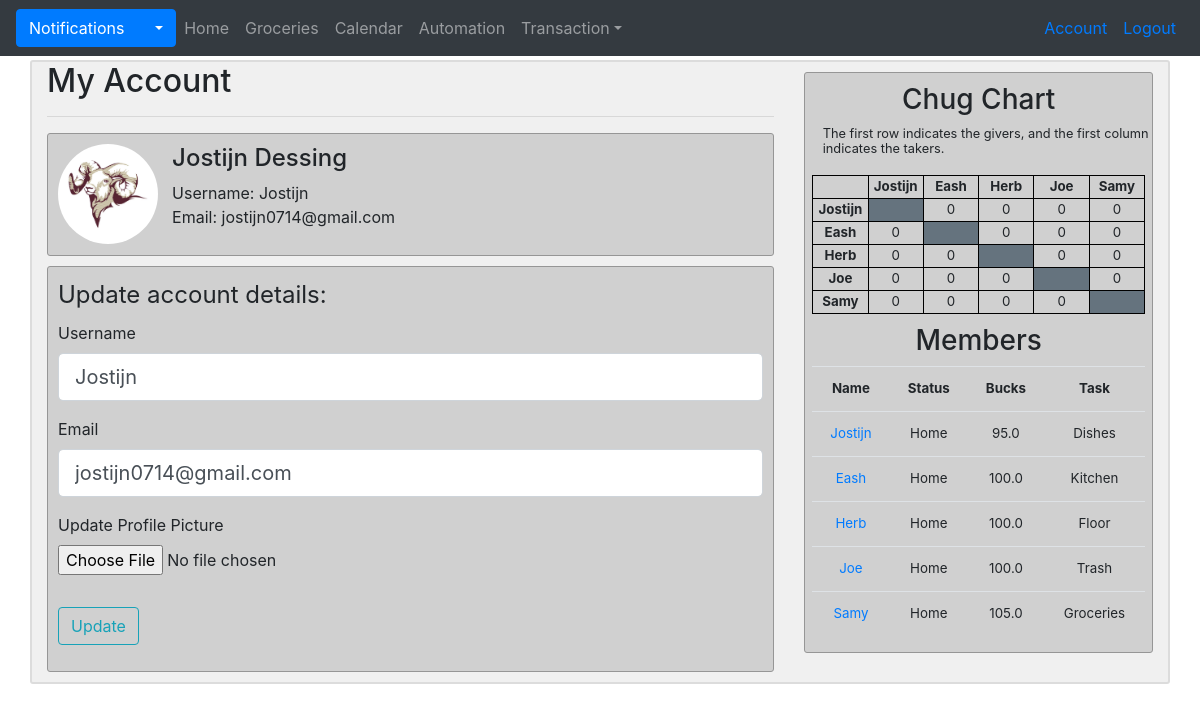
Page /account (signed in) on the committed database.
### G_app/models.py (models this page shows, shortened)
class User(db.Model, UserMixin):
    id = db.Column(db.Integer, primary_key = True)
    username = db.Column(db.String(20), unique=True, nullable=False)
    name = db.Column(db.String, nullable=False)
    email = db.Column(db.String(120), unique=True, nullable=False)
    image = db.Column(db.String(20), nullable=False, default='default.jpg')
    password = db.Column(db.String(60), nullable=False)
    status = db.Column(db.String, nullable=False)
    bucks = db.Column(db.Float, nullable=False)
    task = db.Column(db.String, nullable=False)
    done_weekly_vote = db.Column(db.Boolean, nullable=False, default=False)
    posts = db.relationship('Post', backref='author', lazy=True, foreign_keys='Post.id_user')
    posts_targeted = db.relationship('Post', backref='target', lazy=True, foreign_keys='Post.id_target')
    chugs_give = db.relationship('Chug', backref='giver', lazy=True, foreign_keys='Chug.id_giver')
    chugs_take = db.relationship('Chug', backref='taker', lazy=True, foreign_keys='Chug.id_taker')
    notifications = db.relationship('Notification', backref='target', lazy=True)
    payments_made = db.relationship('Transaction', backref='payer', lazy=True, foreign_keys='Transaction.id_payer')
    payments_received = db.relationship('Transaction', backref='payee', lazy=True, foreign_keys='Transaction.id_payee')
    challenges_made =  db.relationship('Challenge', backref='challenger', lazy=True, foreign_keys='Challenge.id_challenger')
    challenges_received =  db.relationship('Challenge', backref='challengee', lazy=True, foreign_keys='Challenge.id_challengee')
    bets_made =  db.relationship('Bet', backref='bookmaker', lazy=True, foreign_keys='Bet.id_bookmaker')
    bets_taken =  db.relationship('Bet', backref='bettaker', lazy=True, foreign_keys='Bet.id_bettaker')
    comments = db.relationship('Comment', backref='commenter', lazy=True)
    votes_made = db.relationship('Vote', backref='voter', lazy=True, foreign_keys='Vote.id_voter')
    votes_received = db.relationship('Vote', backref='candidate', lazy=True, foreign_keys='Vote.id_candidate')
    weekly_votes = db.relationship('WeeklyVote', backref='subject', lazy=True, foreign_keys='WeeklyVote.id_subject')
    def new_notifications(self):
        return Notification.query.filter_by(user_id=self.id, seen=False).all()

### G_app/users/routes.py (the view)
@users.route("/account", methods=['GET','POST'])
@login_required
def account():
    form = UpdateForm()
    if form.validate_on_submit():
        if form.picture.data:
            picture_file = save_picture(form.picture.data, 'static/profile_pics', 150, 150)
            if current_user.image != 'default.jpg':
                delete_old_picture()
            current_user.image = picture_file
        current_user.username = form.username.data
        current_user.email = form.email.data
        db.session.commit()
        flash("Account information has been updated!", 'success')
        return redirect(url_for('users.account'))
    elif request.method == 'GET':
        form.username.data = current_user.username
        form.email.data = current_user.email
    user_image = url_for('static', filename="profile_pics/{}".format(current_user.image))
    return render_template('account.html', title='Account', user_image=user_image, form=form)

### G_app/users/forms.py (shortened to what this page needs)
class UpdateForm(FlaskForm):
    username = StringField('Username', validators=[DataRequired(), Length(min=3, max=20)])
    email = StringField('Email', validators=[DataRequired(), Email()])
    picture = FileField('Update Profile Picture', validators=[FileAllowed(['jpg', 'png'])])
    submit = SubmitField('Update')

### G_app/models.py (called while the page is built)
@login_manager.user_loader
def load_user(user_id):
    return User.query.get(int(user_id))

### G_app/users/routes.py (called while the page is built)
@users.context_processor
def context_processor():
    chug = chug_matrix()
    members=member_ls()
    return dict(chug=chug, members=members)

### G_app/users/utils.py (called while the page is built)
def member_ls():
    members = User.query.all()
    members.pop(5)
    return members

def chug_matrix():
    matrix = [
        [None, 0, 0, 0, 0],
        [0, None, 0, 0, 0],
        [0, 0, None, 0, 0],
        [0, 0, 0, None, 0],
        [0, 0, 0, 0, None]
    ]
    chugs_to_be_taken = Chug.query.filter_by(taken=False).all()
    for chug in chugs_to_be_taken:
        matrix[chug.id_taker - 1][chug.id_giver - 1] += 1
    return matrix

### G_app/templates/account.html (shortened to what this page needs)
{% extends "layout.html" %}
  {% block content %}
    <h2>My Account</h2>
    <hr>
    <div class="account-section">
      <div class="media">
        <img class="rounded-circle account-img" src="{{ user_image }}" alt="user_image">
        <div class="media-body">
          <h4>{{ current_user.name }}</h4>
          <p>Username: {{ current_user.username }}<br>Email: {{ current_user.email }}</p>
        </div>
      </div>
    </div>
    <div class="account-section" style="margin-top:10px; margin-bottom:10px">
      <form method="POST" action="" enctype="multipart/form-data" novalidate>
        <fieldset class="form-group">
          <legend>Update account details:</legend>
          <div class="form-group">
            {{ form.username.label(class="form-control-label") }}
            {% if form.username.errors %}
                {{ form.username(class="form-control form-control-lg is-invalid") }}
                <div class="invalid-feedback">
                    {% for error in form.username.errors %}
                        <span>{{ error }}</span>
                    {% endfor %}
                </div>
            {% else %}
                {{ form.username(class="form-control form-control-lg") }}
            {% endif %}
          </div>
          <div class="form-group">
            {{ form.email.label(class="form-control-label") }}
            {% if form.email.errors %}
                {{ form.email(class="form-control form-control-lg is-invalid") }}
                <div class="invalid-feedback">
                    {% for error in form.email.errors %}
                        <span>{{ error }}</span>
                    {% endfor %}
                </div>
            {% else %}
              {{ form.email(class="form-control form-control-lg") }}
            {% endif %}
          </div>
          <div class="form-group">
            {{ form.picture.label() }}
            {{ form.picture(class="form-control-file") }}
          </div>
        </fieldset>
        <div class="form-group">
          {{ form.submit(class="btn btn-outline-info") }}
        </div>
      </form>
    </div>
  {% endblock %}

### G_app/templates/layout.html (shortened to what this page needs)
<!DOCTYPE html>
<html>
  <head>
    <link rel="stylesheet" href="https://stackpath.bootstrapcdn.com/bootstrap/4.2.1/css/bootstrap.min.css">
    <link rel='stylesheet' href='https://use.fontawesome.com/releases/v5.7.0/css/all.css'>
    <link rel="stylesheet" type="text/css" href="{{ url_for('static', filename='main.css') }}">
  </head>
  <body style="background-image: url('{{ url_for('static', filename='images/our_goat.jpg') }}')">
    <div class="container d-none d-sm-block">
      <nav class="navbar bg-dark navbar-expand navbar-dark fixed-top">
        {% if current_user.is_authenticated %}
          {% set new_notifications = current_user.new_notifications()|length %}
          <div class="dropdown">
            <button class="btn btn-primary dropdown-toggle" id="notification-toggle" onclick="update_notification_list('{{ url_for('main.your_notifications', user_id=current_user.id) }}')" type="button" data-toggle="dropdown">Notifications
            </button>
          </div>
            {% set new_notifications = current_user.new_notifications()|length %}
          <ul class="navbar-nav mr-auto">
            <li class={% block home_active %}{% endblock %}><a class="nav-link" href="{{ url_for('main.home') }}">Home</a></li>
            <li class={% block groceries_active %}{% endblock %}><a class="nav-link" href="{{ url_for('main.groceries') }}">Groceries</a></li>
            <li class={% block calendar_active %}{% endblock %}><a class="nav-link" href=#>Calendar</a></li>
            <li class={% block automation_active %}{% endblock %}><a class="nav-link" href=#>Automation</a></li>
            <li class="nav-item dropdown">
              <a class="nav-link dropdown-toggle" href="#" id="navbardrop" data-toggle="dropdown">Transaction</a>
            </li>
          </ul>
        {% endif %}
        <ul class="navbar-nav ml-auto">
          {% if current_user.is_authenticated %}
            <li class="nav-item"><a class="nav-link text-primary" href="{{ url_for('users.account') }}">Account</a></li>
            <li class="nav-item"><a class="nav-link text-primary" href="{{ url_for('users.logout') }}">Logout</a></li>
          {% else %}
            <li class="nav-item"><a class="nav-link text-primary" href="{{ url_for('users.login') }}">Login</a></li>
          {% endif %}
        </ul>
      </nav>
    </div>
    <div class="container d-none d-sm-block mb-3" id="main" style="margin-top:60px">
      <div class="row">
        <div class="col-lg-8">
            {% block content %}
            {% endblock %}
          </div>
        <div class="col-lg-4">
          {% if current_user.is_authenticated %}
            <div class="sidebar">
              <h3 style="margin-top:10px">Chug Chart</h3>
              <div class="sidebar-info">
                <small>The first row indicates the givers, and the first column indicates the takers.</small>
              </div>
              <table id="chug">
                <tr>
                  <th id="chug"></th>
                  {% for member in members %}
                    <th id="chug">{{ member.username }}</th>
                  {% endfor %}
                </tr>
                {% for row in range(5) %}
                  <tr>
                    <th id="chug">{{members[row].username}}</th>
                    {% for col in range(5) %}
                      {% if chug[row][col] != None %}
                        <td id="chug">{{ chug[row][col] }}</td>
                      {% else %}
                        <td id="chug" bgcolor="#65737e"></td>
                      {% endif %}
                    {% endfor %}
                  </tr>
                {% endfor %}
              </table>
              <h3 style="margin-top:10px">Members</h3>
              <table class="table" id="members">
                <tr>
                  <th>Name</th>
                  <th>Status</th>
                  <th>Bucks</th>
                  <th>Task</th>
                </tr>
                {% for member in members %}
                  <tr>
                    <td><a href="{{ url_for('users.profile', username=member.username) }}">{{ member.username }}</a></td>
                    <td>{{ member.status }}</td>
                    <td>{{ member.bucks }}</td>
                    <td>{{ member.task }}</td>
                  </tr>
                {% endfor %}
              </table>
            </div>
          {% endif %}
        </div>
      </div>
    </div>
  </body>
</html>

### G_app/static/main.css (style rules this page uses)
body { background-size: cover; }
.container#main { background-color: rgba(230, 230, 230, 0.6); border: 2px solid rgb(220, 220, 220); border-radius: 3px; width: 100%; }
.account-section { background-color: rgba(200, 200, 200, 0.8); border: 0.5px solid rgb(150, 150, 150); border-radius: 3px; padding: 10px; }
.account-img { height: 100px; width: 100px; margin-right: 2%; }
.sidebar { text-align: center; background-color: rgba(200, 200, 200, 0.8); border: 0.5px solid rgb(150, 150, 150); border-radius: 3px; margin-top: 3%; margin-bottom: 3%; }
.sidebar-info { line-height: 0.95; text-align: left; margin-left: 5%; }
table#members { width: 96%; margin-left: 2%; margin-right: 2%; font-size: 10pt; }
table#chug { ; width: 96%; margin-left: 2%; margin-right: 2%; table-layout: fixed; font-size: 10pt; margin-top: 20px; }
table#chug, th#chug, td#chug { border: 1px solid black; }

### rows in the picture
User: name "Jostijn Dessing", username "Jostijn", email "jostijn0714@gmail.com", username "Jostijn", status "Home", bucks "95.0", task "Dishes"
User: username "Eash", username "Eash", status "Home", bucks "100.0", task "Kitchen"
User: username "Herb", username "Herb", status "Home", bucks "100.0", task "Floor"
User: username "Joe", username "Joe", status "Home", bucks "100.0", task "Trash"
User: username "Samy", username "Samy", status "Home", bucks "105.0", task "Groceries"

### other values in the picture
{{ chug[row][col] }} "0" "0" "0" "0" "0" "0" "0" "0" "0" "0" "0" "0" "0" "0" "0" "0" "0" "0" "0" "0"
